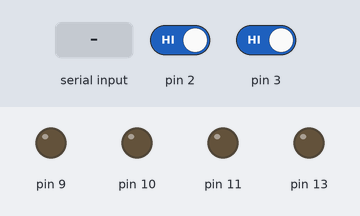
This sketch was run on a simulated Arduino Uno, built with avr-gcc and run on an emulated ATmega328P. On the bench: output pins drawn as LEDs (lit = HIGH). The inputs (shaded band) are chosen by the test bench; at power-on: pin 2 HIGH, pin 3 HIGH.

Above: at 1.2 s.
1.3 s: pin 2 driven LOW
At 1.7 s:
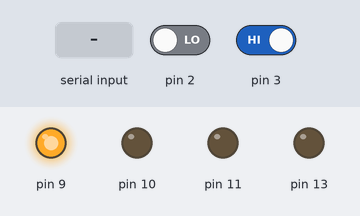
2.8 s: pin 3 driven LOW
At 4.0 s:
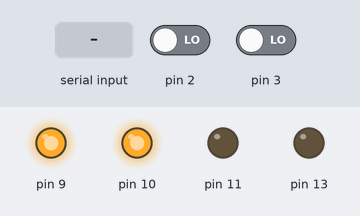
4.3 s: "loff\n" received over the second serial link
At 5.2 s:
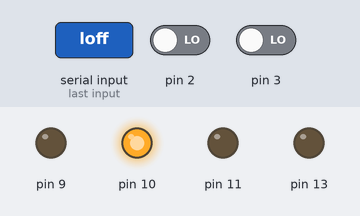
5.8 s: "flo\n" received over the second serial link
At 6.3 s:
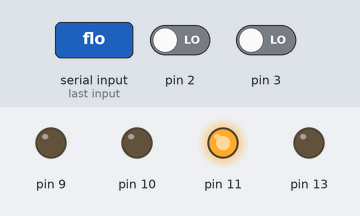
7.3 s: "lon\n" received over the second serial link
At 8.5 s:
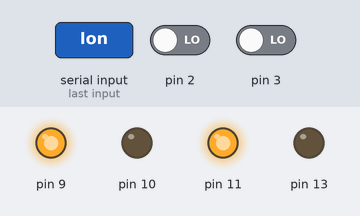
8.8 s: "foff\n" received over the second serial link
At 9.8 s:
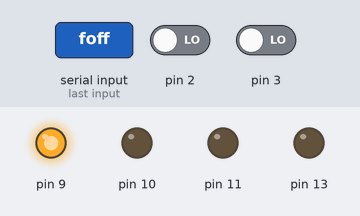
Timing chart, 0 to 11.3 s (numbered marks = the images above; inputs shaded):
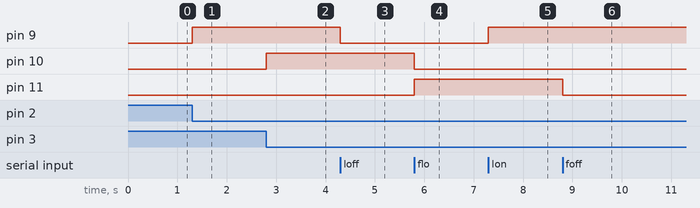

Measured:
- after the input at 1.3 s, pin 9: LOW → HIGH at once
- after the input at 2.8 s, pin 10: LOW → HIGH at once
- after the input at 4.3 s, pin 9: HIGH → LOW at once
- after the input at 5.8 s, pin 10: HIGH → LOW at once; pin 11: LOW → HIGH at once
- after the input at 7.3 s, pin 9: LOW → HIGH at once
- after the input at 8.8 s, pin 11: HIGH → LOW at once

The sketch:

Lightswitch_Controller.ino
```cpp
#include <SoftwareSerial.h>

SoftwareSerial swSerial(5, 6);

bool light = false;
bool nightLight = false;
bool fan = false;
bool fanSpeed = true;
bool nightMode = false;

static constexpr int debounceThreshold = 10;
bool lightSwitchState;
bool fanSwitchState;
int lightSwitchReadCount = 0;
int fanSwitchReadCount = 0;

unsigned long nightModeOverrideInterval = 1000;
unsigned long nightModeOverrideLastOn = 0;

String command = "";

void setLight(bool state);
void setFan(bool state, bool speed);
void send();
void receive();

void setup()
{
    pinMode(2, INPUT);
    pinMode(3, INPUT);
    pinMode(9, OUTPUT);
    pinMode(10, OUTPUT);
    pinMode(11, OUTPUT);
    pinMode(13, OUTPUT);
    digitalWrite(13, 0);

    setLight(light, nightLight, nightMode);
    setFan(fan, fanSpeed);

    lightSwitchState = digitalRead(2);
    fanSwitchState = digitalRead(3);

    command.reserve(32);

//    Serial.begin(9600);
//    while (!Serial);
    swSerial.begin(1200);
    swSerial.println("?");
}

void loop()
{
    if (lightSwitchState != digitalRead(2))
    {
        if (lightSwitchReadCount == debounceThreshold)
        {
            lightSwitchReadCount = 0;
            lightSwitchState = !lightSwitchState;
            setLight(!light, !nightLight, nightMode);
            send();
        }
        else
            lightSwitchReadCount++;
    }
    else
        lightSwitchReadCount = 0;

    if (fanSwitchState != digitalRead(3))
    {
        if (fanSwitchReadCount == debounceThreshold)
        {
            fanSwitchReadCount = 0;
            fanSwitchState = !fanSwitchState;
            setFan(!fan, fanSpeed);
            send();
        }
        else
            fanSwitchReadCount++;
    }
    else
        fanSwitchReadCount = 0;

    if (swSerial.available())
        receive();
}

void setLight(bool state, bool nightState, bool nightMode)
{
    if (nightMode && nightState && (millis() - nightModeOverrideLastOn < nightModeOverrideInterval))
        nightMode = false;

    if (nightMode && !light)
    {
        if (nightState)
            nightModeOverrideLastOn = millis();

        nightLight = nightState;

        digitalWrite(9, 0);
        light = false;
    }
    else
    {
        digitalWrite(9, state);
        light = state;
    }
}

void setFan(bool state, bool speed)
{
    if (speed)
    {
        digitalWrite(10, state);
        digitalWrite(11, 0);
    }
    else
    {
        digitalWrite(11, state);
        if (state && !fan)
        {
            digitalWrite(10, 1);
            delay(1000);
        }
        digitalWrite(10, 0);
    }
    fan = state;
    fanSpeed = speed;
}

void send()
{
    swSerial.print(light);
    swSerial.print(nightLight);
    swSerial.print(fan);
    swSerial.println(fanSpeed);
}

void receive()
{
    char c = 0;
    while (swSerial.available()) // read until newline encountered or buffer empty
    {
        c = (char)swSerial.read();
        if (c == '\n')
            break;
        command += c;
    }
    if (c == '\n')
    {
        command.trim();
        Serial.println(command);
        if (command.equals("lon"))
            setLight(1, 0, 0);
        else if (command.equals("loff"))
            setLight(0, 0, 0);
        else if (command.equals("nlon"))
            nightLight = true;
        else if (command.equals("nloff"))
            nightLight = false;
        else if (command.equals("fon"))
            setFan(1, fanSpeed);
        else if (command.equals("foff"))
            setFan(0, fanSpeed);
        else if (command.equals("flo"))
            setFan(fan, 0);
        else if (command.equals("fhi"))
            setFan(fan, 1);
        else if (command.equals("nmon"))
            nightMode = true;
        else if (command.equals("nmoff"))
            nightMode = false;
        command = "";
    }
}
```
